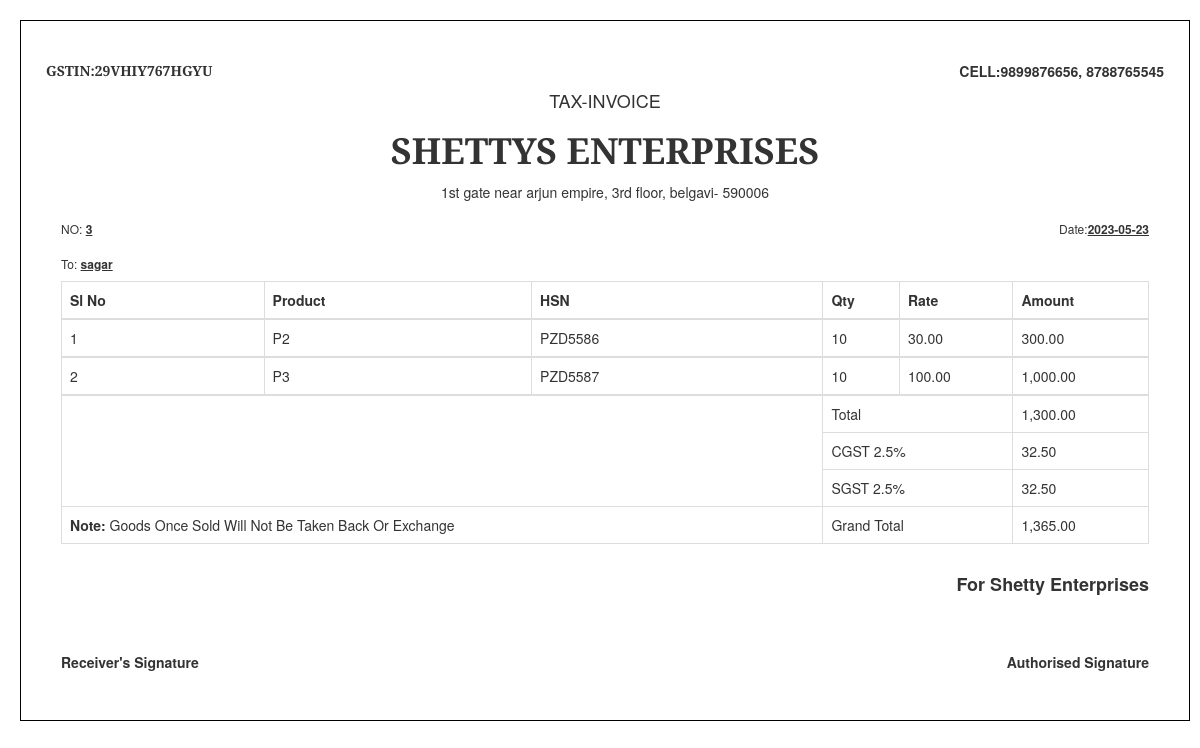
Screenshot of /shop_billing.php?bill=3 with the database file from the repository.
### tables this page shows
CREATE TABLE `sale_tot` (
  `bill_no` int(10) NOT NULL,
  `partyName` varchar(100) NOT NULL,
  `partyGST` varchar(50) NOT NULL,
  `saleDate` date NOT NULL,
  `gross_amt` double NOT NULL,
  `gst` double NOT NULL,
  `gstamt` double NOT NULL,
  `net_tot` double NOT NULL,
  `payment` varchar(30) NOT NULL
);

CREATE TABLE `sale_data` (
  `slno` int(10) NOT NULL,
  `itemName` varchar(100) NOT NULL,
  `itemHSN` varchar(50) NOT NULL,
  `qty` double NOT NULL,
  `rate` double NOT NULL,
  `value` double NOT NULL,
  `bill_no` int(10) NOT NULL
);

### shop_billing.php (the view, shortened to what this page needs)
<!DOCTYPE html>
<html lang="en">
<head>
<link rel="stylesheet" href="https://maxcdn.bootstrapcdn.com/bootstrap/3.3.0/css/bootstrap.min.css">
<link rel="stylesheet" href="https://maxcdn.bootstrapcdn.com/bootstrap/3.3.0/css/bootstrap-theme.min.css">
    <link rel="stylesheet" type="text/css" href="https://cdn.datatables.net/1.10.19/css/jquery.dataTables.min.css">
</head>
<body>
<?php
    $bill=$_GET['bill'];
    include('connect.php');
    $query="SELECT * FROM `sale_tot` WHERE `bill_no`='$bill'";
    $conf=mysqli_query($conn,$query);
    while($row=mysqli_fetch_assoc($conf))
    {
        $partyName=$row['partyName'];
        $saleDate=$row['saleDate'];
        $gross_amt=$row['gross_amt'];
        $gstamt=$row['gstamt'];
        $net_tot=$row['net_tot'];
    }
?>
    <div class="container">
        <div class="row">
            <div class="hedd">
            <b style="font-family: 'Source Serif Pro', serif;">GSTIN:29VHIY767HGYU</b>
            <b>CELL:9899876656, 8788765545</b>
            </div>
        </div>
        <div class="row">
            <CENTER>
                <h4>TAX-INVOICE</h4>
                <h1 style="font-family: 'Source Serif Pro', serif;"><b>SHETTYS ENTERPRISES</b></h1>
                <P>1st gate near arjun empire, 3rd floor, belgavi- 590006</P>
            </CENTER>
        </div>
        <div class="row">
            <div class="col-md-12">
                <div class="heading"style="display:flex;justify-content:space-between;" >
                    <h6>NO: <b style="text-decoration:underline; width:100%;"><?php echo $bill; ?></b></h6>
                    <h6 >Date:<b style="text-decoration:underline; width:100%;"><?php echo $saleDate; ?></b> </h6>
                </div>
            </div>
        </div>
        <div class="row">
            <div class="col-md-12">
                <h6>To: <b style="text-decoration:underline; width:100%;"><?php echo $partyName; ?></b></h6>
            </div>
        </div>
        <div class="row">
            <div class="col-md-12">
            <table class="table table-bordered">
                <thead>
                    <tr>
                        <th>Sl No</th>
                        <th>Product</th>
                        <th>HSN</th>
                        <th>Qty</th>
                        <th>Rate</th>
                        <th>Amount</th>
                    </tr>
                </thead>
                <?php
                    $q1="SELECT * FROM `sale_data` WHERE `bill_no`='$bill' ORDER BY `slno` ASC";
                    $exc=mysqli_query($conn,$q1);
                    $i=0;
                    while($row=mysqli_fetch_assoc($exc))
                    {
                        ?>
                            <tr>
                                <tbody>
                                    <td><?php echo $i+1; ?></td>
                                    <td><?php echo $row['itemName']; ?></td>
                                    <td><?php echo $row['itemHSN']; ?></td>
                                    <td><?php echo $row['qty']; ?></td>
                                    <td><?php echo number_format($row['rate'],2); ?></td>
                                    <td><?php echo number_format($row['value'],2); ?></td>
                                </tbody>
                            </tr>
                        <?php
                        $i++;
                    }
                    ?>
                        <tr>
                            <td colspan="3"rowspan="3"></td>
                            <td  colspan="2">Total</td>
                            <td><?php echo number_format($gross_amt,2); ?></td>
                        </tr>
                        <tr>
                            <td colspan="2">CGST 2.5%</td>
                            <td><?php echo number_format($gstamt/2,2); ?></td>
                        </tr>
                        <tr>
                            <td colspan="2">SGST 2.5%</td>
                            <td><?php echo number_format($gstamt/2,2) ?></td>
                        </tr>
                        <tr>
                            <td colspan="3"><b>Note:</b> Goods Once Sold Will Not Be Taken Back Or Exchange</td>
                            <td colspan="2">Grand Total</td>
                            <td><?php echo number_format($net_tot,2) ?></td>
                        </tr>
                </table>
                <div class="fott">
                    <h4 style="float:right;"><b>For Shetty Enterprises</b></h4>
                </div>
            </div>
        </div>
<br>
<br>
        <div class="row">
            <div class="col-md-12">
                <div class="heading"style="display:flex;justify-content:space-between;" >
                    <h5><b>Receiver's Signature</b></h5>
                    <h5 ><b>Authorised Signature</b></h5>
                </div>
            </div>
        </div>
    </div>
</body>

### shop_billing.php (style rules this page uses)
.container { border:1px solid black; padding:40px; margin:20px; }
.hedd { display:flex; justify-content:space-between; }

### rows the page displays
sale_tot: saleDate "2023-05-23", partyName "sagar", gross_amt "1,300.00", $gstamt/2 "32.50", net_tot "1,365.00"
sale_data: itemName "P2", itemHSN "PZD5586", qty "10", rate "30.00", value "300.00"
sale_data: itemName "P3", itemHSN "PZD5587", qty "10", rate "100.00", value "1,000.00"

### other values shown
$bill "3"
